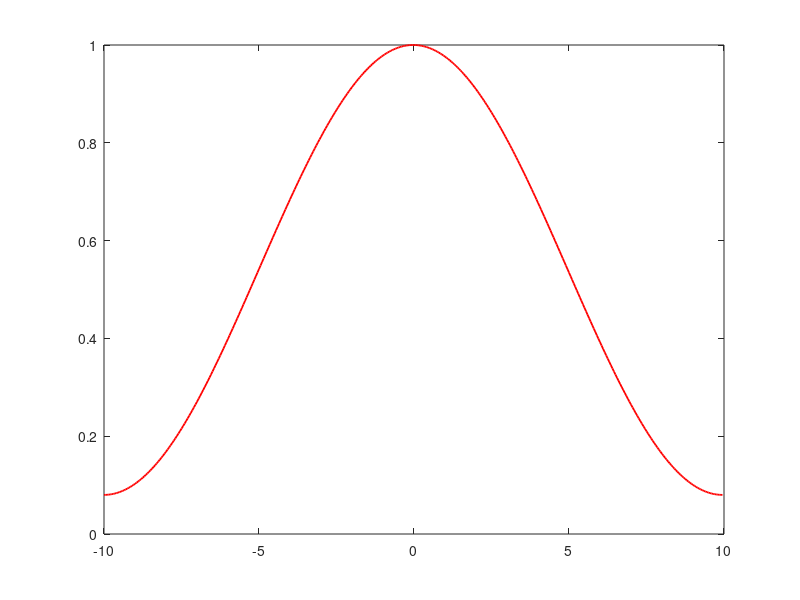

This figure's MATLAB source: (Note: this script raises an error after producing the figure.)
% This is a code for filter comparisons using the ep0 metric.
% Author: Yue Wang
% Date: 19th Nov, 2020

clear all
% Plotting related parameters
linew = 0.8;
linew_zi = 0.8;
FontS = 26;

% Signal Length Definition
width = 20;
N = width*20;

% Determining the x axis for the original signal
x = -width/2:width/N:width/2-width/N;

% Define the signal
s = zeros(1, N);
t2 = (2*N/5)+1:(3*N/5);
s(t2) = 1;

% Define the Fourier Transform using math calculation
w = 10;
f = -w:2*w/N:w-2*w/N;
S = 80*sinc(4*f);

% The total number of truncations tested
total_step = 199;

% the truncation range.
truncation_range = 1:1:total_step;

% Store the result
result_Kasier = zeros(3,length(truncation_range));


% Kasier filter parameter definition
number_of_Kasier_p_tested = 650;
Kasier_p_start = 1;
Kasier_p_range = Kasier_p_start:1:Kasier_p_start+number_of_Kasier_p_tested-1;
L0_ep_Kasier = zeros(number_of_Kasier_p_tested,1);


% Store the parameter best performance for Savitzky Golay filter
L0_ep_sgol = zeros(25,1);

% Store the parameter best performance for Cheb2 filter
points_Cheby2 = zeros(25,1);

% Store the ep1 value for every truncation(The very small number for error comparison)
ep0_value = zeros(length(truncation_range),1);

% Special Fourier reconstruction
s_Fourier_special = fftshift(ifft(fftshift(S)));

% This is the standard for each truncation
ep1 =  median(abs(s-s_Fourier_special));
threshold = 120;


% Truncation
S(1:threshold) = zeros(1,threshold);
S(N-threshold+1:N) = zeros(1,threshold);


xf = -10:20/400:10-20/400;
N= 400;


W = hamming(400);
plot(xf,W,'r','LineWidth',1.3)
hold on

plot(xf,parzenwin(N),'-ro','LineWidth',1.3,'MarkerIndices',1:7:N)
hold on



for i = Kasier_p_range
    H_Kasier =  kaiser(N,i);
    reconstruction_Kasier = fftshift(ifft(fftshift(S.*H_Kasier')));
    error_Kasier = reconstruction_Kasier - s;
    p1_Kasier = find(abs(error_Kasier) < ep1);
    L0_ep_Kasier(i) = length(p1_Kasier);
end
re_Kasier = find(L0_ep_Kasier == max(L0_ep_Kasier),1 );
H_Kasier =  kaiser(N,re_Kasier);
reconstruction_Kasier = fftshift(ifft(fftshift(S.*H_Kasier')));
error_Kasier = abs(abs(reconstruction_Kasier) - abs(s));
p1_Kasier = find(abs(error_Kasier) < ep1);
length(p1_Kasier);

plot(xf,H_Kasier,'k','MarkerIndices',5:7:N,'LineWidth',1.3)
hold on
% Define the Fourier Transform using math calculation
w = 10;
f = -w:2*w/N:w-2*w/N;
S = 80*sinc(4*f);

% Truncation
S(1:threshold) = zeros(1,threshold);
S(N-threshold+1:N) = zeros(1,threshold);

% Gaussian reconstruction
for sigma = 1:1:150
    reconstruction_gaussian = G_filter(S,sigma);
    error_gau = abs(reconstruction_gaussian) - abs(s);
    points_Gau = find(abs(error_gau) < ep1);
    length_Gau(sigma,1) = length(points_Gau);
end
% Best sigma for Gaussian
Gaussian_best_sigma = median(find(length_Gau == max(length_Gau)));
H=zeros(1,N);
% Calculate using the transfer function
for i=1:N
    D=sqrt((i-1-floor(N/2))^2);
    H(1,i)=exp(-D^2/(2*Gaussian_best_sigma^2));
end
plot(xf,H,'-ko','MarkerIndices',1:7:N,'LineWidth',1.3)
hold on


% Define the Fourier Transform using math calculation
w = 10;
f = -w:2*w/N:w-2*w/N;
S = 80*sinc(4*f);

% Truncation
S(1:threshold) = zeros(1,threshold);
S(N-threshold+1:N) = zeros(1,threshold);


% Grid search both frame length and order
for alpha = 1:1:151
    power_save = zeros(1,50);
    for power = 1:1:20
        exponentialfilter = zeros(1,N);
        index = 1;
        for i = -1:2/N:1-2/N      %Range from -1 to 1, step size match FFT matrix size
            exponentialfilter(index) = exp(-alpha*(sqrt(i^2))^power);
            index = index+1;
        end
        reconstruction_exp = fftshift(ifft(fftshift(S.*exponentialfilter)));
        error_ffre_exp = abs(reconstruction_exp) - abs(s);
        points_exp = find(abs(error_ffre_exp) < ep1);
        % Save the performance of all order
        power_save(power) = length(points_exp);
    end
    % Find best order
    power_max = find(power_save == max(power_save),1 );
    % Use best order to reconstruct
    exponentialfilter = zeros(1,N);
    index = 1;
    for i = -1:2/N:1-2/N      %Range from -1 to 1, step size match FFT matrix size
        exponentialfilter(index) = exp(-alpha*(sqrt(i^2))^power_max);
        index = index+1;
    end
    reconstruction_exp = fftshift(ifft(fftshift(S.*exponentialfilter)));
    error_ffre_exp = abs(reconstruction_exp) - abs(s);
    points_exp = find(abs(error_ffre_exp) < ep1);
    % Save the performance of all framelen
    L0_ep_exp(alpha) = length(points_exp);
    % Save the correspondent power
    power_cr(alpha) = power_max;
end
re_exp = find(L0_ep_exp == max(L0_ep_exp),1 );
exponentialfilter = zeros(1,N);
index = 1;
for i = -1:2/N:1-2/N      %Range from -1 to 1, step size match FFT matrix size
    exponentialfilter(index) = exp(-re_exp*(sqrt(i^2))^power_cr(re_exp));
    index = index+1;
end
reconstruction_exp = fftshift(ifft(fftshift(S.*exponentialfilter)));
error_ffre_exp = abs(reconstruction_exp) - abs(s);
points_exp = find(abs(error_ffre_exp) < ep1);
% Save the performance of all framelen
result_exp(1,total_step+1-threshold) = length(points_exp);

plot(xf,exponentialfilter,'-k*','MarkerIndices',3:7:N,'LineWidth',1.3)
hold on


% cutf = 10-20*threshold/N;
Wn = 0.23*0.9;
order_save = zeros(1,50);
for order = 1:1:10
    [reconstructionButterW,~] = MyButter(order,Wn,S);
    error_butter = abs(reconstructionButterW) - abs(s);
    points_butter = find(abs(error_butter) < ep1);
    % Save the performance of all order
    order_save(order) = length(points_butter);
end
% Find best order
order_max = find(order_save == max(order_save),1 );
% Use best order to reconstruct
[reconstructionButterW,g_butter] =MyButter(order_max,Wn,S) ;
plot(xf,g_butter)







for Wn = 0.01:0.01:0.99
        order_save = zeros(1,50);
        for order = 1:1:10
            [reconstructionButterW,~] = MyButter(order,Wn,S);
            error_butter = abs(reconstructionButterW) - abs(s);
            points_butter = find(abs(error_butter) < ep1);
            % Save the performance of all order
            order_save(order) = length(points_butter);
        end
        % Find best order
        order_max = find(order_save == max(order_save),1 );
        % Use best order to reconstruct
        [reconstructionButterW,~] =MyButter(order_max,Wn,S) ;
        error_butter = abs(reconstructionButterW) - abs(s);
        points_butter = find(abs(error_butter) < ep1);
        % Save the performance of all 
        L0_ep_butter(round(100*Wn)) = length(points_butter);
        % Save the correspondent power
        order_cr(round(100*Wn)) = order_max;
    end
    re_butterW = find(L0_ep_butter == max(L0_ep_butter),1 );
    [reconstructionButterW,g_butter_grid] = MyButter(order_cr(re_butterW),re_butterW/100,S) ;
    error_butter = abs(reconstructionButterW) - abs(s);
    points_butter = find(abs(error_butter) < ep1);
    % Save the performance and the corresponding parameters
    result_butter(1,total_step+1-threshold) = length(points_butter);
    
    result_butter_order(1,total_step+1-threshold) = order_cr(re_butterW);
    result_butter_Wn(1,total_step+1-threshold) = re_butterW/100;
plot(xf,g_butter_grid)



xline(10-20*threshold/N,'-.b','LineWidth',1.3);
hold on
xline(-(10-20*threshold/N),'-.b','LineWidth',1.3);
legend('Hamming','Parzen window','Kasier window','Gaussian','exponential','Butterworth Wn = 0.2','Butterworth Grid search','Cut-Off Frequency')
xlabel('Frequency[Hz]')
ylabel('?')

